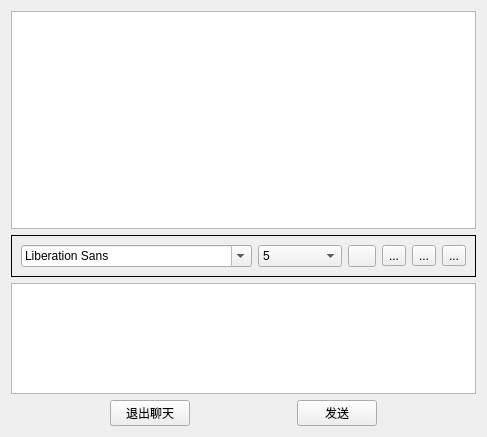
<?xml version="1.0" encoding="UTF-8"?>
<ui version="4.0">
 <class>ChatWidget</class>
 <widget class="QWidget" name="ChatWidget">
  <property name="geometry">
   <rect>
    <x>0</x>
    <y>0</y>
    <width>487</width>
    <height>437</height>
   </rect>
  </property>
  <property name="minimumSize">
   <size>
    <width>487</width>
    <height>437</height>
   </size>
  </property>
  <property name="maximumSize">
   <size>
    <width>487</width>
    <height>437</height>
   </size>
  </property>
  <property name="windowTitle">
   <string>Form</string>
  </property>
  <layout class="QGridLayout" name="gridLayout">
   <item row="3" column="4">
    <spacer name="horizontalSpacer_3">
     <property name="orientation">
      <enum>Qt::Horizontal</enum>
     </property>
     <property name="sizeHint" stdset="0">
      <size>
       <width>95</width>
       <height>20</height>
      </size>
     </property>
    </spacer>
   </item>
   <item row="0" column="0" colspan="5">
    <widget class="QTextEdit" name="textEdit">
     <property name="readOnly">
      <bool>true</bool>
     </property>
    </widget>
   </item>
   <item row="3" column="1">
    <widget class="QPushButton" name="pushButton_2">
     <property name="text">
      <string>退出聊天</string>
     </property>
    </widget>
   </item>
   <item row="2" column="0" colspan="5">
    <widget class="QTextEdit" name="textEdit_2">
     <property name="maximumSize">
      <size>
       <width>469</width>
       <height>111</height>
      </size>
     </property>
    </widget>
   </item>
   <item row="3" column="2">
    <spacer name="horizontalSpacer">
     <property name="orientation">
      <enum>Qt::Horizontal</enum>
     </property>
     <property name="sizeHint" stdset="0">
      <size>
       <width>96</width>
       <height>20</height>
      </size>
     </property>
    </spacer>
   </item>
   <item row="3" column="3">
    <widget class="QPushButton" name="pushButton">
     <property name="text">
      <string>发送</string>
     </property>
    </widget>
   </item>
   <item row="3" column="0">
    <spacer name="horizontalSpacer_2">
     <property name="orientation">
      <enum>Qt::Horizontal</enum>
     </property>
     <property name="sizeHint" stdset="0">
      <size>
       <width>95</width>
       <height>20</height>
      </size>
     </property>
    </spacer>
   </item>
   <item row="1" column="0" colspan="5">
    <widget class="QFrame" name="frame">
     <property name="frameShape">
      <enum>QFrame::Box</enum>
     </property>
     <layout class="QGridLayout" name="gridLayout_2">
      <item row="0" column="0">
       <widget class="QFontComboBox" name="fontComboBox">
        <property name="toolTip">
         <string>文本类型</string>
        </property>
       </widget>
      </item>
      <item row="0" column="1">
       <widget class="QComboBox" name="comboBox">
        <property name="toolTip">
         <string>文本尺寸</string>
        </property>
        <item>
         <property name="text">
          <string>5</string>
         </property>
        </item>
        <item>
         <property name="text">
          <string>6</string>
         </property>
        </item>
        <item>
         <property name="text">
          <string>7</string>
         </property>
        </item>
        <item>
         <property name="text">
          <string>8</string>
         </property>
        </item>
        <item>
         <property name="text">
          <string>9</string>
         </property>
        </item>
        <item>
         <property name="text">
          <string>10</string>
         </property>
        </item>
        <item>
         <property name="text">
          <string>11</string>
         </property>
        </item>
        <item>
         <property name="text">
          <string>12</string>
         </property>
        </item>
        <item>
         <property name="text">
          <string>13</string>
         </property>
        </item>
        <item>
         <property name="text">
          <string>14</string>
         </property>
        </item>
        <item>
         <property name="text">
          <string>15</string>
         </property>
        </item>
        <item>
         <property name="text">
          <string>16</string>
         </property>
        </item>
       </widget>
      </item>
      <item row="0" column="2">
       <widget class="QPushButton" name="pushButton_3">
        <property name="maximumSize">
         <size>
          <width>28</width>
          <height>24</height>
         </size>
        </property>
        <property name="focusPolicy">
         <enum>Qt::ClickFocus</enum>
        </property>
        <property name="toolTip">
         <string>发送文件</string>
        </property>
        <property name="statusTip">
         <string>发送文件</string>
        </property>
        <property name="text">
         <string/>
        </property>
        <property name="icon">
         <iconset resource="aaa.qrc">
          <normaloff>:/aaa</normaloff>:/aaa</iconset>
        </property>
       </widget>
      </item>
      <item row="0" column="3">
       <widget class="QToolButton" name="toolButton">
        <property name="toolTip">
         <string>加粗</string>
        </property>
        <property name="statusTip">
         <string>加粗</string>
        </property>
        <property name="text">
         <string>...</string>
        </property>
        <property name="icon">
         <iconset resource="aaa.qrc">
          <normaloff>:/加粗</normaloff>:/加粗</iconset>
        </property>
        <property name="checkable">
         <bool>true</bool>
        </property>
       </widget>
      </item>
      <item row="0" column="4">
       <widget class="QToolButton" name="toolButton_2">
        <property name="toolTip">
         <string>斜体</string>
        </property>
        <property name="statusTip">
         <string>斜体</string>
        </property>
        <property name="text">
         <string>...</string>
        </property>
        <property name="icon">
         <iconset resource="aaa.qrc">
          <normaloff>:/斜体</normaloff>:/斜体</iconset>
        </property>
       </widget>
      </item>
      <item row="0" column="5">
       <widget class="QToolButton" name="toolButton_3">
        <property name="toolTip">
         <string>下划线</string>
        </property>
        <property name="statusTip">
         <string>下划线</string>
        </property>
        <property name="text">
         <string>...</string>
        </property>
        <property name="icon">
         <iconset resource="aaa.qrc">
          <normaloff>:/下划线</normaloff>:/下划线</iconset>
        </property>
       </widget>
      </item>
     </layout>
    </widget>
   </item>
  </layout>
 </widget>
 <resources>
  <include location="aaa.qrc"/>
 </resources>
 <connections/>
</ui>
